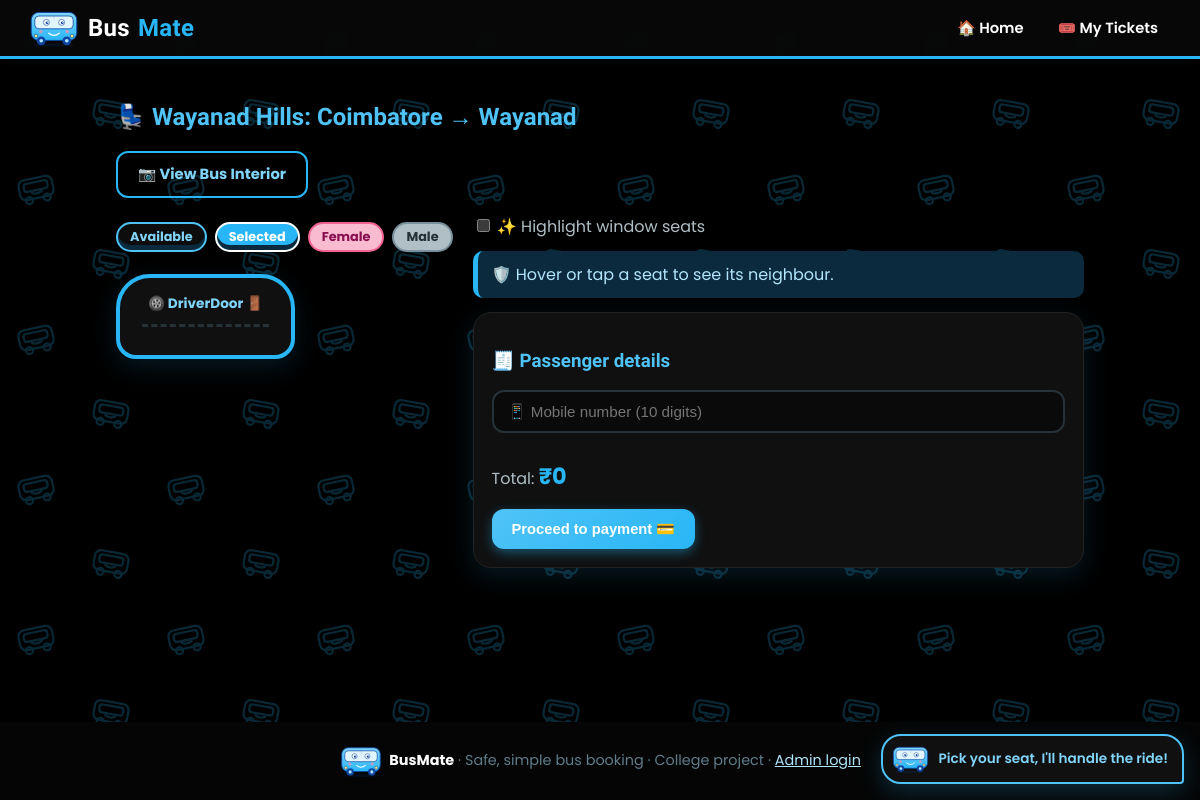
The app's page /route/3/seats with its own data.
### tables this page shows
CREATE TABLE routes(id INTEGER PRIMARY KEY, bus_name TEXT, bus_type TEXT, source TEXT, destination TEXT, travel_date TEXT, dep_time TEXT, price INTEGER);

### app.py (the view)
@app.route("/route/<int:rid>/seats")
def seats(rid):
    r = db().execute("SELECT * FROM routes WHERE id=?", (rid,)).fetchone()
    return render_template("seats.html", r=r)

### app.py (called while the page is built)
def db():
    if "db" not in g:
        g.db = sqlite3.connect(DB)
        g.db.row_factory = sqlite3.Row
    return g.db

### templates/seats.html
{% extends "base.html" %}{% block body %}
<h2>💺 {{ r.bus_name }}: {{ r.source }} → {{ r.destination }}</h2>
<p><a class="btn alt" href="/route/{{ r.id }}/preview">📷 View Bus Interior</a></p>
<div class="seat-layout"><div>
<div class="legend"><span class="seat">Available</span><span class="seat picked">Selected</span><span class="seat bF">Female</span><span class="seat bM">Male</span></div>
<div class="busshell"><div class="front"><span>🛞 Driver</span><span>Door 🚪</span></div><div id="bus" data-route="{{ r.id }}" data-price="{{ r.price }}"></div></div></div>
<div class="seat-side"><label><input type="checkbox" id="winOnly"> ✨ Highlight window seats</label>
<div id="info" class="flash" style="background:#E1F5FE;border-color:#29B6F6">🛡️ Hover or tap a seat to see its neighbour.</div>
<form method="post" action="/book" class="card" id="bookForm"><h3>🧾 Passenger details</h3><input type="hidden" name="route_id" value="{{ r.id }}"><input type="hidden" name="data" id="data">
<input name="phone" type="tel" placeholder="📱 Mobile number (10 digits)" pattern="[6-9][0-9]{9}" maxlength="10" title="Enter a 10-digit mobile number" required style="width:100%;margin-bottom:10px"><div id="pax"></div><p>Total: <b style="font-size:1.4rem;color:#29B6F6">₹<span id="total">0</span></b></p><button>Proceed to payment 💳</button></form></div></div>
<script src="/static/js/seats.js"></script>{% endblock %}

### static/css/style.css (style rules this page uses)
:root { --sky:#4FC3F7;--sky2:#29B6F6;--light:#E1F5FE;--pale:#F4FBFF;--dark:#0D47A1;--text:#263238;--shadow:0 8px 24px rgba(41,182,246,.22) }
* { box-sizing:border-box }
body { margin:0;font-family:"Segoe UI",system-ui,sans-serif;background:var(--pale);color:var(--text);min-height:100vh;display:flex;flex-direction:column }
h1,h2,h3 { color:var(--dark) }
.card { background:#fff;border:1px solid var(--light);box-shadow:var(--shadow);border-radius:18px;padding:18px;margin:14px 0 }
input,select { padding:11px 14px;border:2px solid var(--light);border-radius:12px;font-size:.95rem;background:#fff;outline:none;transition:.2s }
button,.btn { display:inline-block;background:linear-gradient(135deg,var(--sky),var(--sky2));color:#fff;border:0;border-radius:12px;padding:11px 20px;font-weight:700;cursor:pointer;text-decoration:none;box-shadow:0 4px 12px rgba(41,182,246,.4);transition:.2s;font-size:.92rem }
.btn.alt { background:#fff;color:var(--dark);border:2px solid var(--sky);box-shadow:none }
.flash { background:#FFF8E1;border-left:5px solid #FFB300;border-radius:10px;padding:11px 14px;margin:12px 0 }
.busshell { display:inline-block;background:#fff;border:4px solid var(--sky);border-radius:34px 34px 20px 20px;padding:14px 22px 18px;box-shadow:var(--shadow);margin:14px 0 }
.front { display:flex;justify-content:space-between;align-items:center;border-bottom:3px dashed var(--light);padding:2px 6px 10px;margin-bottom:10px;color:var(--dark);font-weight:700;font-size:.85rem }
.seat { display:inline-block;width:42px;height:42px;line-height:38px;text-align:center;border:2px solid var(--sky);border-radius:11px 11px 7px 7px;background:#fff;cursor:pointer;font-size:.8rem;font-weight:700;color:var(--dark);box-shadow:inset 0 -5px 0 var(--light);transition:.15s }
.legend { display:flex;gap:8px;flex-wrap:wrap;margin:8px 0 }
.legend .seat { width:auto;padding:0 12px;height:30px;line-height:26px;cursor:default;border-radius:15px }
.picked { background:var(--sky2);color:#fff;border-color:var(--dark) }
.bF { background:#F8BBD0;border-color:#F06292;cursor:not-allowed;box-shadow:none }
.bM { background:#B0BEC5;border-color:#78909C;cursor:not-allowed;box-shadow:none }
.seat-layout { display:flex;gap:20px;flex-wrap:wrap;align-items:flex-start }
.seat-side { flex:1;min-width:260px }
body { font-family:"Poppins","Segoe UI",system-ui,sans-serif;background:var(--pale) url(../images/pattern-light.svg) }
h1,h2,h3,.logo,.hero h1,.route,.price { font-family:"Baloo 2","Poppins","Segoe UI",sans-serif }
body { background:#000 url(../images/pattern-dark.svg);color:#E0E0E0 }
body h1,body h2,body h3,body .route { color:#4FC3F7 }
body .card,body .stat,body table { background:#101010;border-color:#222;color:#E0E0E0;box-shadow:0 8px 26px rgba(41,182,246,.14) }
body input,body select { background:#0a0a0a;color:#fff;border-color:#263238 }
body .flash { background:#1f1900;color:#FFE082;border-left-color:#FFB300 }
body .btn.alt { background:transparent;color:#81D4FA }
body { color:#E0E0E0 }
body p,body label,body small { color:#B0BEC5 }
body a { color:#81D4FA }
body .btn,body button { color:#fff }
body .btn.alt { color:#81D4FA;border-color:#29B6F6 }
body .feat,body .bus-card,body .busshell,body .stat,body .auth-side,body .bubble,body .ticket { background:#101010;box-shadow:0 8px 26px rgba(41,182,246,.14) }
body .busshell { border-color:#29B6F6 }
body .front { color:#81D4FA;border-bottom-color:#263238 }
body .seat { background:#0d0d0d;color:#81D4FA;box-shadow:inset 0 -5px 0 #0b2a3d }
body .seat.picked { background:#29B6F6;color:#fff;border-color:#fff }
body .seat.bF { background:#F8BBD0;color:#880E4F;border-color:#F06292;box-shadow:none }
body .seat.bM { background:#B0BEC5;color:#263238;border-color:#78909C;box-shadow:none }
body #info { background:#0b2a3d!important;color:#B3E5FC;border-left-color:#29B6F6!important }
body input,body select { color-scheme:dark }

### records on screen
routes: bus_name "Wayanad Hills", source "Coimbatore", destination "Wayanad"
